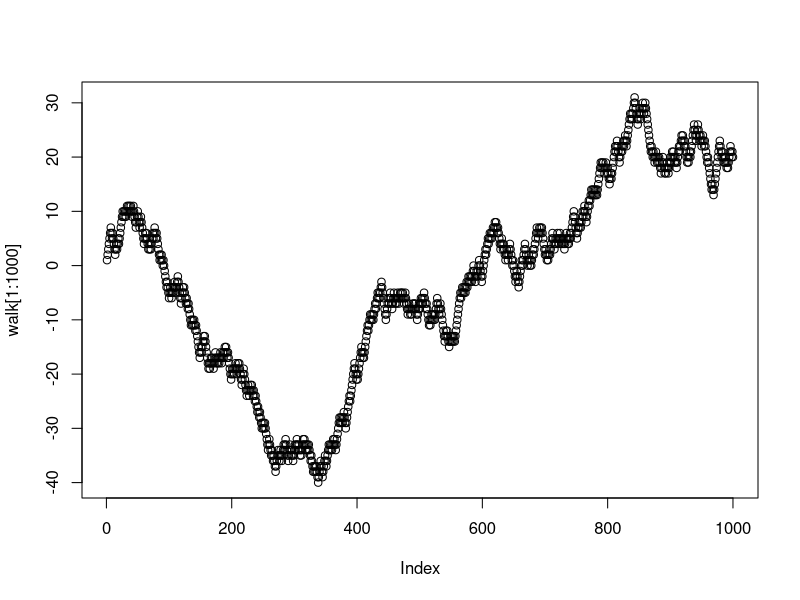
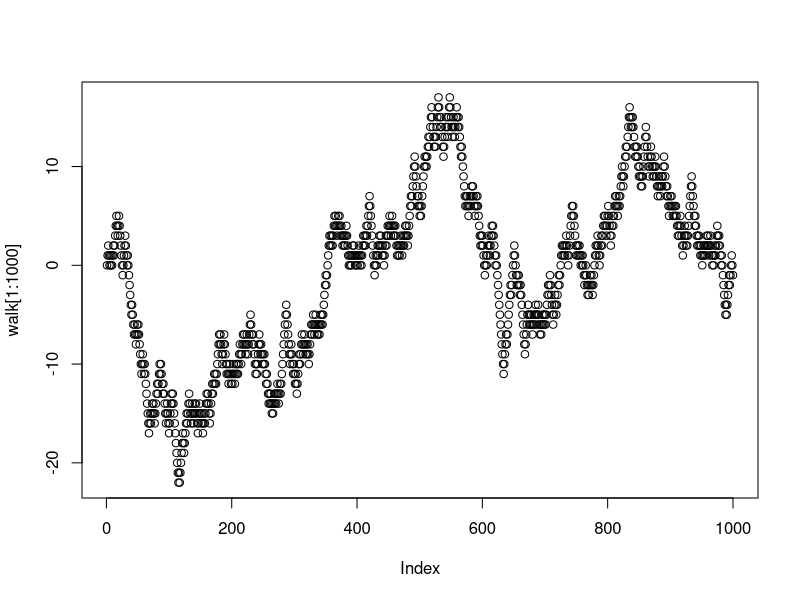

The R script that drew these images, in order:
## ---- chunk 1
knitr::opts_chunk$set(warning = FALSE, message=FALSE)
## ---- chunk 2
library(knitr)
## ---- chunk 3
my_paragraph <- "In probability theory and statistics, covariance is a measure of the joint variability of two random variables.If the greater values of one variable mainly correspond with the greater values of the other variable, and the same holds for the lesser values (that is, the variables tend to show similar behavior), the covariance is positive. In the opposite case, when the greater values of one variable mainly correspond to the lesser values of the other, (that is, the variables tend to show opposite behavior), the covariance is negative. The sign of the covariance therefore shows the tendency in the linear relationship between the variables. The magnitude of the covariance is not easy to interpret because it is not normalized and hence depends on the magnitudes of the variables. The normalized version of the covariance, the correlation coefficient, however, shows by its magnitude the strength of the linear relation."
the_letters <- tolower(unlist(strsplit(my_paragraph, split="")))

## ---- chunk 4
only_letters <- the_letters[the_letters %in% letters]
letter_count <- as.data.frame(table(only_letters))
## ---- chunk 5

letters_df <- data.frame(
  letras = letters
)

letter_freq <- merge(letters_df, letter_count, by.x = "letras", by.y = "only_letters", all.x = TRUE)

letter_freq[is.na(letter_freq)] <- 0
letter_freq["probabilites"] <- letter_freq["Freq"]/sum(letter_freq["Freq"])

knitr::kable(letter_freq)

## ---- chunk 6
random_words <- c()
for (i in 1:100) {
  random_words[i] = paste0(
    sample(letter_freq$letras, 5, replace = TRUE, 
                      prob = letter_freq$probabilites), 
    collapse = "")
}
## ---- chunk 7
steps <- replicate(10000, sample(c(1,-1), 1, replace = TRUE))

walk <- cumsum(steps[1:length(steps)])

plot(walk[1:1000])
## ---- chunk 8
walk <- c(0)

for (i in 1:10000) {
  steps <- sample(c(1,-1), 1, replace = TRUE)
  walk[i+1] <- walk[i] + steps
}

plot(walk[1:1000])
## ---- chunk 9
max(walk)
min(walk)
## ---- chunk 10
logical_step <- sign(walk)

sequence <- c()
counter <- 0

for (i in 1:length(logical_step)) {
  if (logical_step[i] == 0) {
    sequence <-  c(sequence,counter)
    counter <- 0
  } else {
    counter <- counter + logical_step[i]
  }
}

longest_positive <- max(sequence)
longest_negative <- min(sequence)

longest_positive
longest_negative
